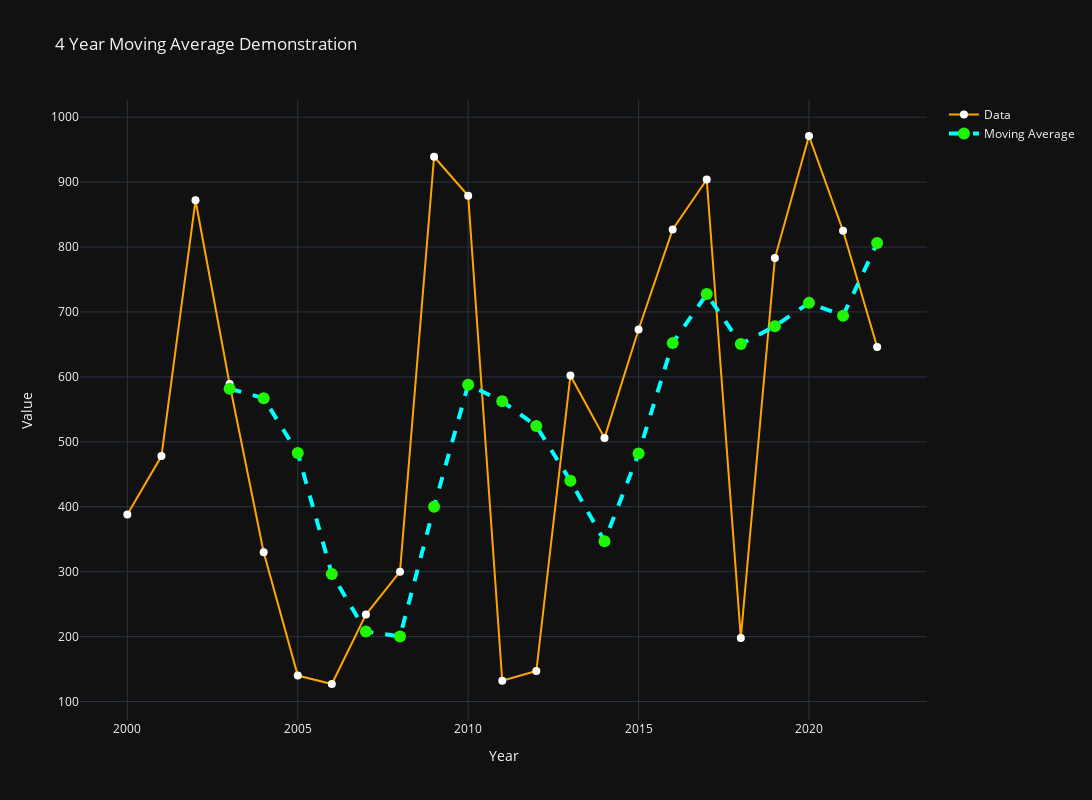

The notebook cell this image was saved under:
### Markdown cell above
### <span style="color:cyan">3. Moving Average Method: Explained</span>


#### Definition
A **moving average** smooths time series data by creating a series of averages from overlapping/adjacent subsets of the full dataset. It helps reveal trends by reducing noise.

#### Key Characteristics
| Feature          | Description                                                                 |
|------------------|-----------------------------------------------------------------------------|
| **Calculation**  | Average of sliding window of `n` periods                                   |
| **Complexity**   | Simple arithmetic                                                          |
| **Output**       | Smoothed curve lagging behind actual data                                  |
| **Best For**     | Noise reduction, short-term trend identification                          |

#### When to Use
✔️ **Appropriate for**:
- Reducing random fluctuations in data
- Identifying underlying trends
- Preparing data for further analysis
- Smoothing volatile metrics (e.g., stock prices)

❌ **Avoid when**:
- Analyzing seasonality (use centered averages instead)
- Immediate reaction to changes is critical
- Data has structural breaks

---

#### Types of Moving Averages
1. **Simple Moving Average (SMA)**  
   ```python
   SMA_t = (y_t + y_{t-1} + ... + y_{t-n+1}) / n

### Code cell
import numpy as np
import plotly.graph_objects as go

# Generate data
years = np.arange(2000, 2023)
values = np.random.randint(100, 1000, len(years))

# Calculate moving average
gap = 4
odd_gap_ma = np.convolve(values, np.ones(gap)/gap, mode='valid')

# Create figure
fig = go.Figure()

# Add original data trace
fig.add_trace(go.Scatter(
    x=years, 
    y=values, 
    name='Data', 
    mode='markers+lines',
    marker=dict(color='white', size=8),
    line=dict(color='orange', width=2),
    hovertemplate = (
    "Year: %{x}<br>" +
    "Data: %{y:.2f}<br>" +
    "<extra></extra>"
    )
))

# Add moving average trace
fig.add_trace(go.Scatter(
    x=years[gap-1:],  # Corrected x-values for moving average
    y=odd_gap_ma,
    name='Moving Average',
    mode='lines+markers',
    marker=dict(color="#20f604", size=12),
    line=dict(color='cyan', width=4, dash='dash'),
    hovertemplate = (
    "Year: %{x}<br>" +
    "Moving Average: %{y:.2f}<br>" +
    "<extra></extra>"
    )
))

# Update layout
fig.update_layout(
    title=f'{gap} Year Moving Average Demonstration',
    xaxis_title='Year',
    yaxis_title='Value',
    showlegend=True,
    template='plotly_dark',
    width=1500,
    height=800  
)

# Show plot
fig.show()

### Figure 1 — Plotly figure (JSON) as saved in the notebook; plotly's stock layout.template omitted (floating-point values rounded to 4 significant figures)
{"data": [{"hovertemplate": "Year: %{x}<br>Data: %{y:.2f}<br><extra></extra>", "line": {"color": "orange", "width": 2}, "marker": {"color": "white", "size": 8}, "mode": "markers+lines", "name": "Data", "type": "scatter", "x": [2000, 2001, 2002, 2003, 2004, 2005, 2006, 2007, 2008, 2009, 2010, 2011, 2012, 2013, 2014, 2015, 2016, 2017, 2018, 2019, 2020, 2021, 2022], "y": [388, 478, 872, 589, 330, 140, 127, 234, 300, 939, 879, 132, 147, 602, 506, 673, 827, 904, 198, 783, 971, 825, 646]}, {"hovertemplate": "Year: %{x}<br>Moving Average: %{y:.2f}<br><extra></extra>", "line": {"color": "cyan", "dash": "dash", "width": 4}, "marker": {"color": "#20f604", "size": 12}, "mode": "lines+markers", "name": "Moving Average", "type": "scatter", "x": [2003, 2004, 2005, 2006, 2007, 2008, 2009, 2010, 2011, 2012, 2013, 2014, 2015, 2016, 2017, 2018, 2019, 2020, 2021, 2022], "y": [581.8, 567.2, 482.8, 296.5, 207.8, 200.2, 400.0, 588.0, 562.5, 524.2, 440.0, 346.8, 482.0, 652.0, 727.5, 650.5, 678.0, 714.0, 694.2, 806.2]}], "layout": {"height": 800, "showlegend": true, "title": {"text": "4 Year Moving Average Demonstration"}, "width": 1500, "xaxis": {"title": {"text": "Year"}}, "yaxis": {"title": {"text": "Value"}}}}
